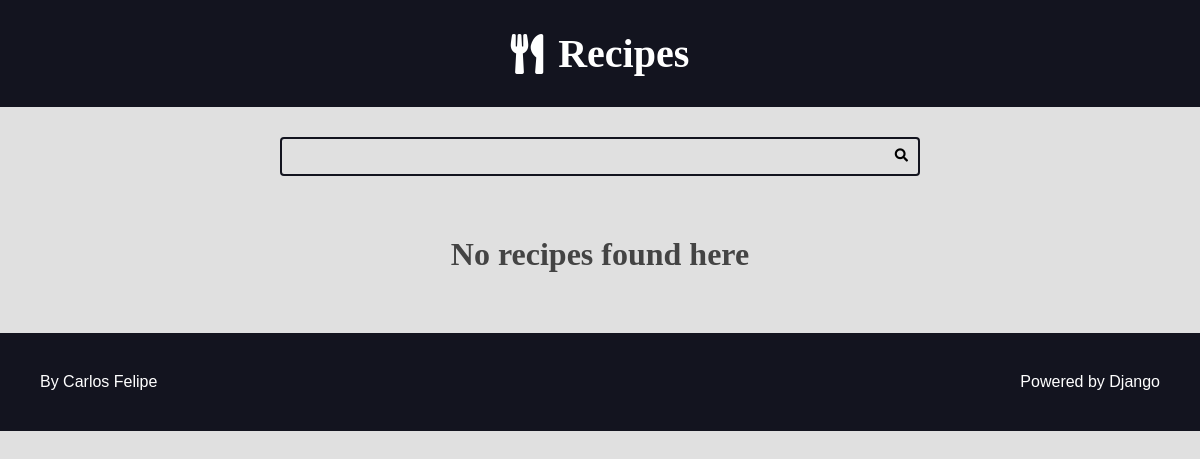
Before: / with the older database file.
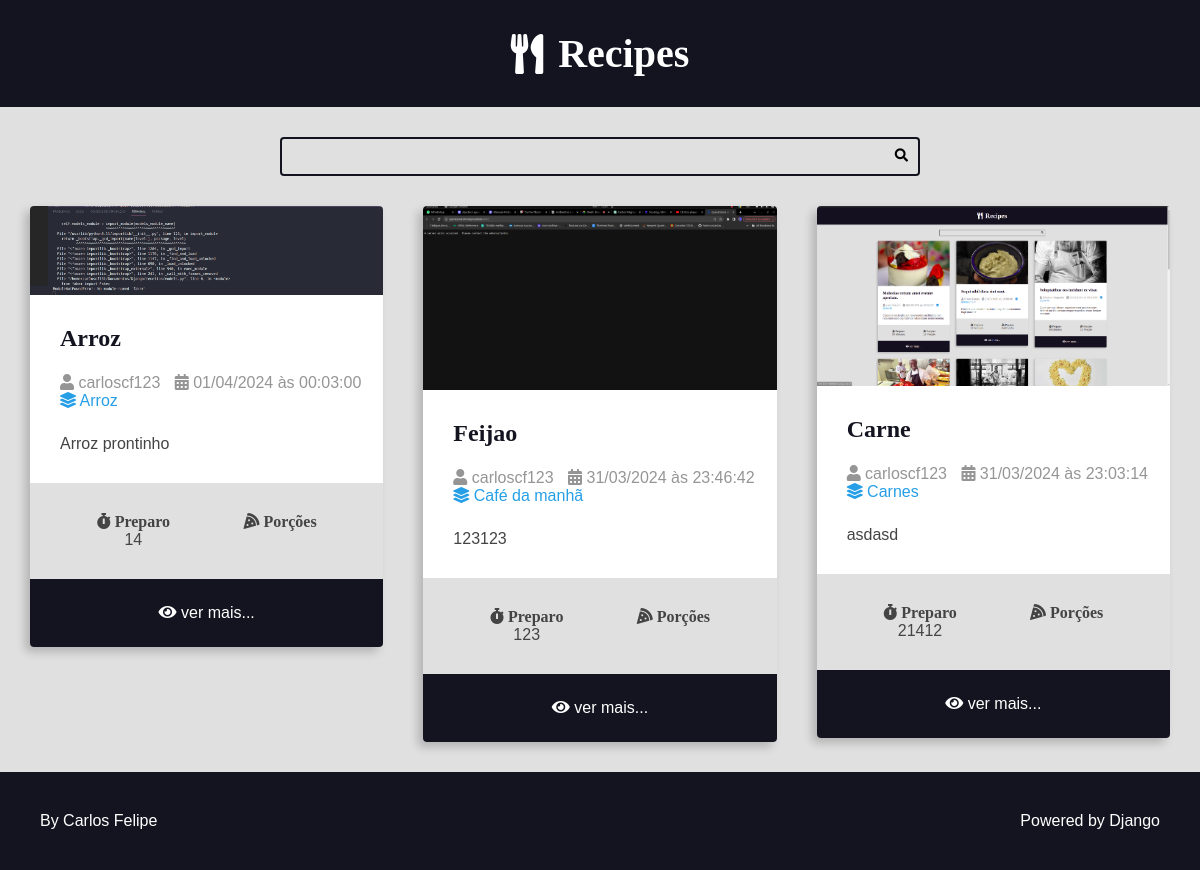
After: the same page with the newer database file.
### recipes/models.py (models this page shows, shortened)
class Recipe(models.Model):
    title = models.CharField(max_length=65)
    description = models.CharField(max_length=165)
    slug =  models.SlugField()
    preparation_time = models.IntegerField()
    preparation_time_unity = models.CharField(max_length=65)
    servings_time = models.IntegerField()
    servings_unity = models.CharField(max_length=65)
    preparation_steps = models.TextField()
    preparation_steps_is_html = models.BooleanField(default=False)
    created_at = models.DateTimeField(auto_now_add=True)
    updated_at = models.DateTimeField(auto_now=True)
    is_published = models.BooleanField(default=False)
    cover = models.ImageField(upload_to='recipes/covers/%Y/%m/%d/', blank=True, default='')
    category = models.ForeignKey(Category, on_delete=models.SET_NULL, null=True, blank=True, default=None,)
    author = models.ForeignKey(User, on_delete=models.SET_NULL, null=True)

class Category(models.Model):
    name = models.CharField(max_length=65)

### recipes/views.py (the view)
# urls.py: 2. Add a URL to urlpatterns:  path('', views.home, name='home')
def home(request):
    recipes = Recipe.objects.filter(is_published=True).order_by('-id')
    return render(request, 'recipes/pages/home.html', context={
        'recipes': recipes,
    })

### recipes/templates/recipes/pages/home.html (shortened to what this page needs)
{% extends 'global/base.html' %}
{% block content %}
<div class="main-content main-content-list container">
{% for recipe in recipes %}
    {% include "recipes/partials/recipe.html" %}
{% empty %}
    <div class="center m-y">
        <h1>No recipes found here </h1>
    </div>
{% endfor %}
</div>
{% endblock content %}

### base_templates/global/base.html (shortened to what this page needs)
{% include "recipes/partials/head.html" %}
<!DOCTYPE html>
<html lang="pt-br">
<head>
</head>
<body>
    {% include "recipes/partials/header.html" %}
    {% include "recipes/partials/search.html" %}
    <main class="main-content-container">
        {% block content %}{% endblock content %}
    </main>
    {% include "recipes/partials/footer.html" %}
</body>
</html>

### recipes/templates/recipes/partials/head.html (shortened to what this page needs)
{% load static %}
<link rel="stylesheet" href="https://cdnjs.cloudflare.com/ajax/libs/font-awesome/5.15.4/css/fontawesome.min.css"
 />
<link rel="stylesheet" href="https://cdnjs.cloudflare.com/ajax/libs/font-awesome/5.15.4/css/brands.min.css"
 />
<link rel="stylesheet" href="https://cdnjs.cloudflare.com/ajax/libs/font-awesome/5.15.4/css/solid.min.css"
 />
<link rel="stylesheet" href="{% static "recipes/css/style.css" %}">
<link rel="stylesheet" href="{% static "global/css/global-style.css" %}">

### recipes/templates/recipes/partials/header.html
<header class="main-header-container">
    <div class="main-header container">
        <h1>
            <a class="main-logo" href="{% url "recipes:home" %}">
                <i class="fas fa-utensils main-logo-icon"></i>
                <span class="main-logo-text">Recipes</span>
            </a>
        </h1>
    </div>
</header>

### recipes/templates/recipes/partials/search.html
<div class="search-container">
    <div class="container">
        <form action="" class="search-form">
            <input type="search" class="search-input" name="search">
            <button type="submit" class="search-button"><i class="fas fa-search"></i></button>
        </form>
    </div>
</div>

### recipes/templates/recipes/partials/recipe.html (shortened to what this page needs)
<div class="recipe recipe-list-item">
    {% if recipe.cover %}
        <div class="recipe-cover">
            <a href="{% url "recipes:recipe" recipe.id %}">
                <img src="{{ recipe.cover.url }}" alt="Temporário">
            </a>
        </div>
    {% endif %}
    <div class="recipe-title-container">
        <h2 class="recipe-title">
            <a href="{% url "recipes:recipe" recipe.id %}">
                {{ recipe.title }}
            </a>
        </h2>
    </div>
    <div class="recipe-author">
        <span class="recipe-author-item">
            <i class="fas fa-user"></i>
            {% if recipe.author is not None %}
                {% if recipe.author.frist_name %}
                    {{ recipe.author.first_name }} {{ recipe.author.last_name }}
                {% else %}
                    {{ recipe.author.username }}
                {% endif %}
            {% else %}
                Desconhecido
            {% endif %}
        </span>
        <span class="recipe-author-item">
            <i class="fas fa-calendar-alt"></i>
            {{ recipe.created_at|date:"d/m/Y" }} às {{ recipe.created_at|date:"H:i:s" }}
        </span>
        {% if recipe.category is not None %}
            <span class="recipe-author-item">
                <a href="{% url 'recipes:category' recipe.category.id %}">
                    <i class="fas fa-layer-group"></i>
                    <span>{{ recipe.category.name }}</span>
                </a>
            </span>
        {% endif %}
    </div>
    <div class="recipe-content">
        <p>{{ recipe.description }}</p>
    </div>
    <div class="recipe-meta-container">
        <div class="recipe-meta recipe-preparation">
            <h3 class="recipe-meta-title"><i class="fas fa-stopwatch"></i> Preparo</h3>
            <div class="recipe-meta-text">
                {{ recipe.preparation_time }} {{ recipe.preparation_time_unit }}
            </div>
        </div>
        <div class="recipe-meta recipe-servings">
            <h3 class="recipe-meta-title"><i class="fas fa-pizza-slice"></i> Porções</h3>
        </div>
    </div>
    {% if is_detail_page is not True %}
        <footer class="recipe-footer">
            <a href="{% url "recipes:recipe" recipe.id %}" class="recipe-read-more button button-dark button-full-width">
                <i class="fas fa-eye"></i>
                <span>ver mais...</span>
            </a>
        </footer>
    {% endif %}
</div>

### recipes/templates/recipes/partials/footer.html
<footer class="main-footer">
    <div class="developer">
        <a href="#" target="_blank" rel="no-referrer nooper">By Carlos Felipe</a>
    </div>
    <div class="powered">
        <a href="#" target="_blank" rel="no-referrer nooper">Powered by Django</a>
    </div>
</footer>

### recipes/static/recipes/css/style.css (style rules this page uses)
:root { --color-primary: #269fe6; --color-primary-hover: #2086c2; --color-primary-dark: #13141f; --color-primary-dark-hover: #212336; --color-primary-light: #d4ecfa; --color-primary-light-hover: #bdd8e7; --color-white: #fff; --color-black: #000; --color-dark-text: #444; --color-info-light: #cce5ff; --color-debug-light: #cce5ff; --color-success-light: #d4edda; --color-alert-light: #fff3cd; --color-warning-light: #fff3cd; --color-error-light: #f8d7da; --color-info-dark: #4d86c4; --color-debug-dark: #4d86c4; --color-success-dark: #4a9c5d; --color-alert-dark: #927f40; --color-warning-dark: #927f40; --color-error-dark: #da525d; --color-gray-0: #f9f9f9; --color-gray-1: #e0e0e0; --color-gray-2: #c7c7c7; --color-gray-3: #aeaeae; --color-gray-4: #959595; --color-gray-5: #7d7d7d; --color-gray-6: #646464; --color-gray-7: #4b4b4b; --color-gray-8: #323232; --color-gray-9: #191919; --font-primary: sans-serif; --font-headings: 'Roboto Slab', serif; --spacing-gutter-medium: 3rem; --spacing-gutter-large: 4rem; }
.container { max-width: 144rem; margin: 0 auto; padding: var(--spacing-gutter-medium); }
.main-header-container { background: var(--color-primary-dark); }
.main-logo { font-size: 4rem; color: var(--color-white); text-decoration: none; display: flex; flex-flow: row nowrap; align-items: center; justify-content: center; width: fit-content; margin: 0 auto; }
.main-logo-icon { margin-right: 1.5rem; }
.search-form { border: .2rem solid var(--color-primary-dark); max-width: 64rem; margin: 0 auto; border-radius: .4rem; position: relative; transition: all 300ms ease-in-out; }
.search-input, .search-button { border: none; background: none; outline: none; padding: 1rem; transition: all 300ms ease-in-out; }
.search-input { width: 100%; padding-right: 3rem; }
.search-button { position: absolute; top: 0; right: 0; cursor: pointer; }
.main-content { padding-top: 0; }
.main-content-list { display: grid; grid-template-columns: repeat(auto-fit, minmax(340px, 1fr)); gap: var(--spacing-gutter-large); }
.recipe { background: var(--color-white); box-shadow: -5px 5px 10px rgba(0, 0, 0, .2); transform: scale(1); transition: all 300ms ease-in-out; border-radius: .4rem; overflow: hidden; }
.recipe img { max-width: 100%; }
.recipe-list-item { max-width: 64rem; height: fit-content; }
.recipe-title-container { padding: var(--spacing-gutter-medium); padding-bottom: 2rem; }
.recipe-title-container a { text-decoration: none; color: var(--color-primary-dark); }
.recipe-author { padding: 2px 5px 5px 30px; ; }
.recipe-content { padding: var(--spacing-gutter-medium); padding-top: 2rem; }
.recipe-author-item { color: var(--color-gray-4); margin-right: 1rem; }
.recipe-author a { color: var(--color-primary); transition: all 300ms ease-in-out; text-decoration: none; }
.recipe-meta-container { display: flex; flex-flow: row wrap; padding: var(--spacing-gutter-medium); background: var(--color-gray-1); }
.recipe-meta { display: flex; flex-flow: column nowrap; flex-shrink: 1; flex-grow: 1; text-align: center; }
.recipe-meta-title { font-size: 1.6rem; }
.recipe-footer a { background: var(--color-primary-dark); display: block; color: var(--color-white); text-decoration: none; text-align: center; padding: 25px; transition: all 300ms ease-in-out; }
.main-footer { display: flex; align-items: center; justify-content: space-between; background: var(--color-primary-dark); color: var(--color-white); padding: var(--spacing-gutter-large); }
.main-footer a { color: var(--color-white); text-decoration: none; transition: all 300ms ease-in-out; }

### base_static/global/css/global-style.css (style rules this page uses)
* { padding: 0; margin: 0; box-sizing: border-box; }
html { font-size: 62.5%; }
body { font-size: 1.6rem; font-family: var(--font-primary); background: var(--color-gray-1); color: var(--color-dark-text); }
h1, h2, h3, h4, h5, h6 { font-family: var(--font-headings); }

Changed rows visible on the page:
added Recipe: cover (picture), title "Arroz", author.username "carloscf123", created_at "01/04/2024", created_at "00:03:00", category.name "Arroz", description "Arroz prontinho", preparation_time "14"
added Recipe: cover (picture), title "Feijao", author.username "carloscf123", created_at "31/03/2024", created_at "23:46:42", category.name "Café da manhã", description "123123", preparation_time "123"
added Recipe: cover (picture), title "Carne", author.username "carloscf123", created_at "31/03/2024", created_at "23:03:14", category.name "Carnes", description "asdasd", preparation_time "21412"
Other visible differences:
text no longer shown: "No recipes found here"
